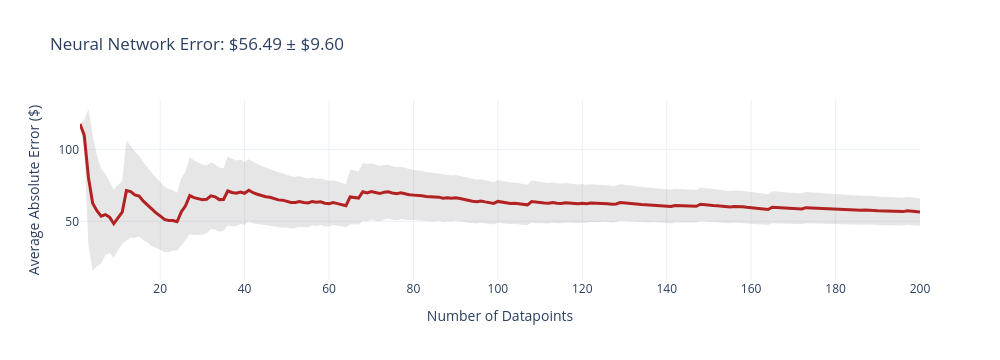
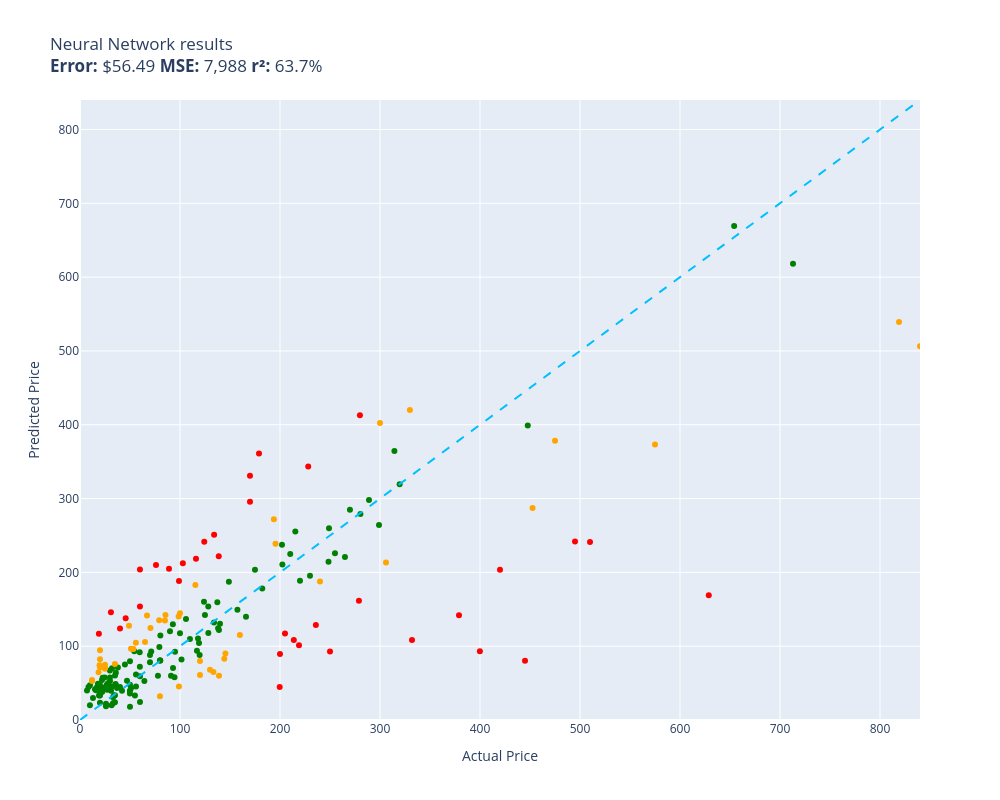

Source (notebook cell) for these figures, in order:
### Code cell
evaluate(neural_network, test)

### Figure 1 — Plotly figure (JSON) as saved in the notebook; plotly's stock layout.template omitted (floating-point values rounded to 4 significant figures; data arrays with more than 128 entries replaced by an {"elided": "..."} marker saying what was removed)
{"data": [{"fill": "toself", "fillcolor": "rgba(128,128,128,0.2)", "hoverinfo": "skip", "line": {"color": "rgba(255,255,255,0)"}, "name": "95% CI", "showlegend": false, "type": "scatter", "x": {"elided": "400 int values"}, "y": {"elided": "400 float values"}}, {"customdata": {"elided": "200x1 float values"}, "hovertemplate": "n=%{x}<br>Avg Error=$%{y:,.2f}<br>±95% CI=$%{customdata[0]:,.2f}<extra></extra>", "line": {"color": "firebrick", "width": 3}, "mode": "lines", "name": "Cumulative Avg Error", "type": "scatter", "x": {"elided": "200 int values"}, "y": {"elided": "200 float values"}}], "layout": {"height": 360, "showlegend": false, "title": {"text": "Neural Network Error: $56.49 ± $9.60"}, "width": 1000, "xaxis": {"title": {"text": "Number of Datapoints"}}, "yaxis": {"title": {"text": "Average Absolute Error ($)"}}}}

### Figure 2 — Plotly figure (JSON) as saved in the notebook; plotly's stock layout.template omitted (floating-point values rounded to 4 significant figures)
{"data": [{"customdata": [["Old Blood Noise Excess V2 Distortion Cho...\nGuess=$101.21 Actual=$219.00"], ["telpo Headlight Assembly Fit For 15 Camr...\nGuess=$218.41 Actual=$115.99"], ["Metabo HPT 36V MultiVolt™ Cordless Rotar...\nGuess=$141.88 Actual=$379.00"], ["Bam Trekking 3027SB Single Black Clarine...\nGuess=$108.47 Actual=$332.00"], ["Mini PC, Kinupute Desktop Computer E3-12...\nGuess=$241.75 Actual=$495.00"], ["Deco Mount Pro Tripod Microphone Stand w...\nGuess=$204.06 Actual=$59.95"], ["Travelpro Platinum Elite Slim Business L...\nGuess=$108.33 Actual=$213.83"], ["JRready ST6313 DT Deutsch Connector Kit,...\nGuess=$44.82 Actual=$199.68"], ["Diversitech WG840585 Motor, (Ddb) 1/3Hp,...\nGuess=$251.14 Actual=$134.12"], ["MC: Pindicator (Dual Intensity Amber)\nGuess=$123.95 Actual=$40.00"], ["Sumerain S1339CM Double Handle Widesprea...\nGuess=$128.76 Actual=$235.86"], ["Poison Spyder 10-08-020 Rocker Knocker\nGuess=$168.88 Actual=$628.76"], ["Lighted Triangle Mirror Cabinet Bathroom...\nGuess=$80.13 Actual=$445.00"], ["BESTILL Wall Mounted Shower Faucet Set, ...\nGuess=$209.92 Actual=$76.00"], ["Trail Gear Twin Stick Kit for Top Shift ...\nGuess=$412.74 Actual=$279.92"], ["Engine Thermostat, Replace 19301-PAA-306...\nGuess=$116.99 Actual=$18.89"], ["Dell Optiplex 390 Desktop Computer i3 3....\nGuess=$241.62 Actual=$124.27"], ["LEGO Marvel Avengers War Machine Buster ...\nGuess=$153.93 Actual=$59.95"], ["KOHLER K-1185540-CP Assembly-Slider\nGuess=$137.72 Actual=$45.67"], ["Pioneer 2AM401-BN Two Handle Kitchen Fau...\nGuess=$343.32 Actual=$228.22"], ["Canon Sure Shot 90u 35mm Date Camera\nGuess=$93.19 Actual=$399.89"], ["Wilkinson LOW GAUSS Vintage Tone Strat S...\nGuess=$146.13 Actual=$30.93"], ["Ibanez M510OVS Acoustic Mandolin in Vint...\nGuess=$295.56 Actual=$169.99"], ["GENUINE VOLVO THERMOSTAT (3.0, 3.2) S60 ...\nGuess=$212.25 Actual=$102.85"], ["CradlePoint Compact Broadband Router (CB...\nGuess=$204.86 Actual=$89.00"], ["Universal Power Group 12V 100Ah Sealed L...\nGuess=$89.42 Actual=$199.99"], ["Auertech Portable Washing Machine, 14lbs...\nGuess=$188.21 Actual=$98.99"], ["18 Inch White Undermount Kitchen Sink - ...\nGuess=$361.07 Actual=$179.00"], ["SP Air Corporation SP-8102BU 1/4-Inch He...\nGuess=$117.20 Actual=$204.99"], ["Music Hall pa15.3 MM/MC Phono Preamplifi...\nGuess=$92.74 Actual=$250.00"], ["Competition Clutch Disc and Pressure Pla...\nGuess=$241.20 Actual=$510.00"], ["VIPMOTOZ Sequential Turn Signal Premium ...\nGuess=$161.57 Actual=$278.94"], ["Pacific Drums PDCM1618TTRB 16 x 18 Inche...\nGuess=$203.61 Actual=$419.99"], ["Garmin 010-12402-10 GT15M-TM Transom-Mou...\nGuess=$221.97 Actual=$138.74"], ["Xiaomi Redmi 10 2022 NFC 4G LTE (128GB +...\nGuess=$330.80 Actual=$169.99"]], "hovertemplate": "%{customdata[0]}<extra></extra>", "legendgroup": "red", "marker": {"color": "red", "size": 6, "symbol": "circle"}, "mode": "markers", "name": "red", "orientation": "v", "showlegend": true, "type": "scatter", "x": [219.0, 116.0, 379.0, 332.0, 495.0, 59.95, 213.8, 199.7, 134.1, 40.0, 235.9, 628.8, 445.0, 76.0, 279.9, 18.89, 124.3, 59.95, 45.67, 228.2, 399.9, 30.93, 170.0, 102.8, 89.0, 200.0, 98.99, 179.0, 205.0, 250.0, 510.0, 278.9, 420.0, 138.7, 170.0], "xaxis": "x", "y": [101.2, 218.4, 141.9, 108.5, 241.7, 204.1, 108.3, 44.82, 251.1, 123.9, 128.8, 168.9, 80.13, 209.9, 412.7, 117.0, 241.6, 153.9, 137.7, 343.3, 93.19, 146.1, 295.6, 212.3, 204.9, 89.42, 188.2, 361.1, 117.2, 92.74, 241.2, 161.6, 203.6, 222.0, 330.8], "yaxis": "y"}, {"customdata": [["NewPower99 Battery Kit for Samsung Galax...\nGuess=$33.24 Actual=$54.95"], ["EXMAX NG-10X Fresnel Lens Focusing Adapt...\nGuess=$78.14 Actual=$69.98"], ["Stand for Raven Pro Document Scanner - P...\nGuess=$66.94 Actual=$29.85"], ["RBC12-UPC Replacement Battery Cartridge ...\nGuess=$195.41 Actual=$229.99"], ["ACDelco GM Original Equipment FW339 Fron...\nGuess=$255.36 Actual=$215.33"], ["8544771 Dryer Heating Element, 279816 Th...\nGuess=$47.72 Actual=$35.74"], ["Bam France 2002XL Contoured Hightech Bla...\nGuess=$617.98 Actual=$713.00"], ["Innovative Percussion CB-6 Chamois Bass ...\nGuess=$93.08 Actual=$54.32"], ["LOVE MEI Galaxy S10 Lite Case, Military ...\nGuess=$22.86 Actual=$32.98"], ["GJY Portable TV,10.6 inch Mini TV for AT...\nGuess=$98.82 Actual=$79.36"], ["LD Products Compatible Toner Cartridge R...\nGuess=$47.89 Actual=$49.98"], ["APS iBoard 6-inch Aluminum (Black Powder...\nGuess=$225.01 Actual=$210.23"], ["PEMP E65 E66 CDC Simulate Optical Fiber ...\nGuess=$104.34 Actual=$119.00"], ["Intermatic PX300 12V 300W Transformer wi...\nGuess=$132.09 Actual=$134.00"], ["CORSAIR Dominator Platinum RGB 32GB (2x1...\nGuess=$160.13 Actual=$124.00"], ["SKB iSeries 3i-13096-6KP Case for BlackM...\nGuess=$203.72 Actual=$174.99"], ["June Garden 12\" Sweet Dolly Charlotte - ...\nGuess=$47.27 Actual=$19.99"], ["KOMPUTERBAY 4GB 2X 2GB DDR2 1066MHz PC2-...\nGuess=$80.64 Actual=$80.34"], ["Evergreen HSHB2005 Cylinder Head Gasket ...\nGuess=$91.87 Actual=$59.69"], ["Southwire 120V/15A Right Angle User Atta...\nGuess=$71.19 Actual=$37.87"], ["15\" Locking Shower Head Extension Arm in...\nGuess=$80.66 Actual=$79.95"], ["Mylites+ Standard Comic Book Mylar Sleev...\nGuess=$60.25 Actual=$34.99"], ["Tidal Front + Rear Fender Flares 4PC Poc...\nGuess=$225.96 Actual=$254.99"], ["Dakota Alert MURS Alert Probe Sensor - M...\nGuess=$188.56 Actual=$219.99"], ["152MM Hole Saws M42 Bi-Metal High Speed ...\nGuess=$49.21 Actual=$17.99"], ["Baseball Backpacks Large 18 Inch Bookbag...\nGuess=$45.44 Actual=$31.77"], ["AUTOFREE LED Tail Lights Assembly Compat...\nGuess=$237.51 Actual=$201.99"], ["Adams Check Payment and Deposit Register...\nGuess=$48.87 Actual=$35.49"], ["Fjallraven, Kanken Laptop 15\" Backpack f...\nGuess=$87.99 Actual=$119.65"], ["Retevis RT68 Soft Earhook Walkie Talkie ...\nGuess=$39.99 Actual=$6.99"], ["Evan-Fischer Front Bumper Cover Compatib...\nGuess=$210.59 Actual=$202.38"], ["Webcem Solar Shed Light Outdoor Indoor, ...\nGuess=$59.83 Actual=$77.96"], ["Festool 492370 Platin 2 S1000 Grit 6-Inc...\nGuess=$59.99 Actual=$91.00"], ["Western Digital Enterprise RE4-GP 2TB SA...\nGuess=$109.90 Actual=$109.95"], ["DIMARZIO 204284 DP 163FBK Blues Bucker G...\nGuess=$120.34 Actual=$89.99"], ["PM Auto Front Right Quick Complete Strut...\nGuess=$142.29 Actual=$124.94"], ["Tablet PC Cover Compatible with Lenovo T...\nGuess=$20.09 Actual=$31.61"], ["Miyaya@ Funny Animal Masks Collection fo...\nGuess=$44.35 Actual=$16.99"], ["Ultra Duster Canned Air Net 10 Oz 6-Pack\nGuess=$39.50 Actual=$49.90"], ["Beck/Arnley 0421945 Air Filter\nGuess=$63.93 Actual=$35.87"], ["IQShield Screen Protector Compatible wit...\nGuess=$19.85 Actual=$9.95"], ["Liberty Imports 12 Pack: US Military Toy...\nGuess=$41.96 Actual=$16.98"], ["Ceramic Talavera Mexican Tile 4x4\", 9 Pi...\nGuess=$57.61 Actual=$29.95"], ["Intrepid International Dressage Letters-...\nGuess=$41.12 Actual=$26.99"], ["ANZO USA 111207 GMC SIERRA 99-06 / YUKON...\nGuess=$178.23 Actual=$182.28"], ["KUNN Small Electrician Tool Pouch Utilit...\nGuess=$38.57 Actual=$21.99"], ["Trim Kit for 2-handle Shower & Tub Valve...\nGuess=$92.62 Actual=$94.99"], ["iPhone 12/12 Pro Nicaragua Guardabarranc...\nGuess=$23.26 Actual=$19.97"], ["Replacement Remote Control for PANASONIC...\nGuess=$24.12 Actual=$34.95"], ["KS K-STORM Replacement Silicone Mushroom...\nGuess=$44.82 Actual=$8.50"], ["LSSAGOON Backpack for Women Teen Kids Gi...\nGuess=$33.11 Actual=$33.99"], ["Grey Pneumatic 1311SD Impact Socket Set\nGuess=$149.48 Actual=$157.43"], ["Aeromotive 13304 Regulator, X1 Adjustabl...\nGuess=$284.87 Actual=$269.95"], ["4LT LUMINETTE Vanity Opal GLS BSN\nGuess=$117.41 Actual=$99.99"], ["4pc Wheel Spacers Adapters 4\" (2inch Per...\nGuess=$93.89 Actual=$116.95"], ["GE RPWF SmartWater Comparable Refrigerat...\nGuess=$43.38 Actual=$36.99"], ["MGP Caliper Covers 39011SACURD Red Powde...\nGuess=$259.72 Actual=$249.00"], ["LSI Broadcom SAS 9300-8i 8-port 12Gb/s S...\nGuess=$110.36 Actual=$118.00"], ["NewFantasia Replacement Audio Cable with...\nGuess=$39.49 Actual=$31.00"], ["Mikrotik RB3011UIAS-RM RouterBOARD 10xGi...\nGuess=$264.19 Actual=$299.00"], ["MONOCARBON Forged Carbon Fiber Case for ...\nGuess=$24.33 Actual=$59.99"], ["AC Compressor & A/C Kit For BMW 335i 335...\nGuess=$364.33 Actual=$314.41"], ["DuraGo 29515020 Front Hub Assembly\nGuess=$117.73 Actual=$128.34"], ["Berta (6 Pieces) 1-1/4 inch Overlay, 90 ...\nGuess=$57.48 Actual=$24.66"], ["Linkloos Solar Street Lights Outdoor Wat...\nGuess=$61.73 Actual=$55.99"], ["USB Charger, CIVIE High Speed 60W Multip...\nGuess=$40.47 Actual=$15.99"], ["Cardone 84-58642 New HEI Electronic Dist...\nGuess=$139.96 Actual=$165.99"], ["Hp Pavilion P7-1257c Motherboard Aahd3-h...\nGuess=$72.18 Actual=$59.86"], ["Kastar Battery Pack Replacement for Sony...\nGuess=$33.11 Actual=$19.99"], ["New Replacement seat cover fits Yamaha M...\nGuess=$122.10 Actual=$138.95"], ["Amana Tool - SC587 Carbide Tipped 3-Wing...\nGuess=$92.92 Actual=$71.23"], ["Evan Fischer Radiator Cooling Fan Assemb...\nGuess=$159.65 Actual=$137.34"], ["AZX Stylus Pencil for Apple iPad Pro 202...\nGuess=$52.87 Actual=$29.99"], ["Raspberry Pi 3 Model B+ Aluminum Case Me...\nGuess=$41.60 Actual=$14.99"], ["Skullcandy Hesh Evo Bluetooth Headphones...\nGuess=$88.10 Actual=$69.99"], ["ROHL WSGUM3018WH Wire Sink Grids, White\nGuess=$153.92 Actual=$128.28"], ["ASUS VY279HE-W 27” 1080P Monitor - White...\nGuess=$124.34 Actual=$138.10"], ["LCD Screen for Dell Inspiron 17R 17.3\" H...\nGuess=$52.79 Actual=$64.37"], ["Diversitech UC2436-3 Ultralite Condenser...\nGuess=$114.44 Actual=$80.39"], ["CTLAMP XL-2100 Professional Quality XL-2...\nGuess=$70.01 Actual=$32.00"], ["200 ' feet True 14 Gauge AWG CCA Speaker...\nGuess=$75.33 Actual=$44.95"], ["APS iBoard (304 Stainless Steel Polished...\nGuess=$220.99 Actual=$264.95"], ["200 Couples Conversation Cards - Enjoy B...\nGuess=$30.95 Actual=$32.97"], ["The Puppet Company - Carpet-Unicorn, Whi...\nGuess=$33.19 Actual=$19.00"], ["KUNFINE Android Radio CarPlay & Android ...\nGuess=$136.80 Actual=$106.00"], ["KYX Racing Hardened Steel Center Drive S...\nGuess=$53.28 Actual=$46.99"], ["StonKraft Brass Chess Board Game Set wit...\nGuess=$130.36 Actual=$140.00"], ["Baumgartens Sicurix Blank PVC ID Cards (...\nGuess=$39.84 Actual=$19.11"], ["OEM Samsung Remote Control Shipped with ...\nGuess=$45.27 Actual=$56.00"], ["Venom Power Terra Hunter R/T+ R/T All-Te...\nGuess=$319.56 Actual=$319.65"], ["Custom Engagement Logo Desk Embosser Sea...\nGuess=$35.80 Actual=$49.95"], ["Audio Techinca ATW-T1002 System 10 Handh...\nGuess=$297.92 Actual=$289.00"], ["520 Pieces Christmas Envelope Seal Stick...\nGuess=$18.67 Actual=$25.99"], ["LD Compatible Ink Cartridge Replacement ...\nGuess=$39.47 Actual=$41.99"], ["BestPricedDecals Wine A BIT, You'll Feel...\nGuess=$29.88 Actual=$12.98"], ["VATOS 4 Packs Bubble Machine Gun for Kid...\nGuess=$43.17 Actual=$22.88"], ["Steering Wheel, Carbon Fiber Automotive ...\nGuess=$398.84 Actual=$447.74"], ["BXYJY for Samsung Galaxy Z Fold 3 Case w...\nGuess=$17.89 Actual=$49.99"], ["VONADO Space Wars Colonial Viper MK1 Bui...\nGuess=$44.65 Actual=$39.99"], ["Replacement Remote Control fit for Sony ...\nGuess=$46.98 Actual=$9.99"], ["sabermaster TCG Playmat yugioh playmat T...\nGuess=$37.85 Actual=$21.99"], ["Star Wars Die-Cast Metal TITANIUM Series...\nGuess=$57.34 Actual=$22.70"], ["DuraGo BR5330 Front Vented Disc Brake Ro...\nGuess=$81.92 Actual=$101.51"], ["Vinyl Soft Top Roll-up Adjustable Truck ...\nGuess=$187.46 Actual=$148.88"], ["Glovion Music Stand Light, Clip On Piano...\nGuess=$49.81 Actual=$27.99"], ["Samsung DA97-07603B Freezer Ice Maker As...\nGuess=$70.32 Actual=$93.02"], ["Intex River Run Connect Lounge (Four)\nGuess=$57.99 Actual=$94.49"], ["Blanco 230966 Valea Stainless Steel Sink...\nGuess=$129.66 Actual=$92.88"], ["Empava 24\" Single Wall Ovens 10 Cooking ...\nGuess=$669.43 Actual=$654.14"], ["Think Gizmos Build Your Own Robot Toys f...\nGuess=$44.00 Actual=$24.95"], ["PowerSport Front Rear Brakes and Rotors ...\nGuess=$214.35 Actual=$248.51"], ["Viola Bow 4/4 Full Size Carbon Fiber (Bl...\nGuess=$79.66 Actual=$49.99"], ["VTech Strum and Jam Kidi Musical Guitar ...\nGuess=$54.17 Actual=$21.99"], ["Fender Hendrix Voodoo Child Coiled Instr...\nGuess=$59.17 Actual=$59.99"], ["W11130208 W10695459 Refrigerator LED Mod...\nGuess=$47.49 Actual=$26.59"], ["STICKGOO Peel and Stick Backsplash for K...\nGuess=$33.65 Actual=$34.99"], ["MonMount Triple Monitor Stand Freestandi...\nGuess=$80.50 Actual=$79.99"], ["For Volvo C70 S70 V70 V40 S40 AC Compres...\nGuess=$278.94 Actual=$280.41"], ["Refresh NSF-53 Premium Replacement Refri...\nGuess=$43.09 Actual=$50.99"], ["NICKSTON Red Sparkling Glitter Slim Band...\nGuess=$22.18 Actual=$25.99"]], "hovertemplate": "%{customdata[0]}<extra></extra>", "legendgroup": "green", "marker": {"color": "green", "size": 6, "symbol": "circle"}, "mode": "markers", "name": "green", "orientation": "v", "showlegend": true, "type": "scatter", "x": [54.95, 69.98, 29.85, 230.0, 215.3, 35.74, 713.0, 54.32, 32.98, 79.36, 49.98, 210.2, 119.0, 134.0, 124.0, 175.0, 19.99, 80.34, 59.69, 37.87, 79.95, 34.99, 255.0, 220.0, 17.99, 31.77, 202.0, 35.49, 119.7, 6.99, 202.4, 77.96, 91.0, 110.0, 89.99, 124.9, 31.61, 16.99, 49.9, 35.87, 9.95, 16.98, 29.95, 26.99, 182.3, 21.99, 94.99, 19.97, 34.95, 8.5, 33.99, 157.4, 269.9, 99.99, 117.0, 36.99, 249.0, 118.0, 31.0, 299.0, 59.99, 314.4, 128.3, 24.66, 55.99, 15.99, 166.0, 59.86, 19.99, 138.9, 71.23, 137.3, 29.99, 14.99, 69.99, 128.3, 138.1, 64.37, 80.39, 32.0, 44.95, 264.9, 32.97, 19.0, 106.0, 46.99, 140.0, 19.11, 56.0, 319.6, 49.95, 289.0, 25.99, 41.99, 12.98, 22.88, 447.7, 49.99, 39.99, 9.99, 21.99, 22.7, 101.5, 148.9, 27.99, 93.02, 94.49, 92.88, 654.1, 24.95, 248.5, 49.99, 21.99, 59.99, 26.59, 34.99, 79.99, 280.4, 50.99, 25.99], "xaxis": "x", "y": [33.24, 78.14, 66.94, 195.4, 255.4, 47.72, 618.0, 93.08, 22.86, 98.82, 47.89, 225.0, 104.3, 132.1, 160.1, 203.7, 47.27, 80.64, 91.87, 71.19, 80.66, 60.25, 226.0, 188.6, 49.21, 45.44, 237.5, 48.87, 87.99, 39.99, 210.6, 59.83, 59.99, 109.9, 120.3, 142.3, 20.09, 44.35, 39.5, 63.93, 19.85, 41.96, 57.61, 41.12, 178.2, 38.57, 92.62, 23.26, 24.12, 44.82, 33.11, 149.5, 284.9, 117.4, 93.89, 43.38, 259.7, 110.4, 39.49, 264.2, 24.33, 364.3, 117.7, 57.48, 61.73, 40.47, 140.0, 72.18, 33.11, 122.1, 92.92, 159.7, 52.87, 41.6, 88.1, 153.9, 124.3, 52.79, 114.4, 70.01, 75.33, 221.0, 30.95, 33.19, 136.8, 53.28, 130.4, 39.84, 45.27, 319.6, 35.8, 297.9, 18.67, 39.47, 29.88, 43.17, 398.8, 17.89, 44.65, 46.98, 37.85, 57.34, 81.92, 187.5, 49.81, 70.32, 57.99, 129.7, 669.4, 44.0, 214.4, 79.66, 54.17, 59.17, 47.49, 33.65, 80.5, 278.9, 43.09, 22.18], "yaxis": "y"}, {"customdata": [["SuppliesOutlet Compatible Toner Cartridg...\nGuess=$83.10 Actual=$144.29"], ["Pump Head TBVECHI 175PSI 4KW 5.5HP 21CFM...\nGuess=$419.94 Actual=$329.90"], ["46mm Digital Pro High-Resolution Close-U...\nGuess=$82.31 Actual=$19.99"], ["Panasonic KX-TG6511B DECT 6.0 PLUS Expan...\nGuess=$135.30 Actual=$79.20"], ["HK SYSTEMS 13\" Heavy Duty Black \"Push\" O...\nGuess=$134.88 Actual=$84.95"], ["DEWALT 20V MAX* XR Impact Driver with Bl...\nGuess=$287.35 Actual=$452.53"], ["Aolemi Oil Rubbed Bronze Single Function...\nGuess=$140.17 Actual=$98.65"], ["Clementoni 39132.5 Jigsaw Puzzle 1,000 P...\nGuess=$32.16 Actual=$79.95"], ["10GBase-LR SFP+ Transceiver, Handar 10GB...\nGuess=$94.66 Actual=$19.99"], ["GanFindX Portable Car Hand Controls for ...\nGuess=$115.33 Actual=$159.90"], ["Scranton & Co 3 Drawer Mobile File Cabin...\nGuess=$182.88 Actual=$115.35"], ["Canon EOS Rebel T7 Digital SLR Camera wi...\nGuess=$539.36 Actual=$819.00"], ["Task T24287 Roman Ogee Router Bit with 1...\nGuess=$104.68 Actual=$55.88"], ["DALDED LED Light Kit for Lego Sonic Gree...\nGuess=$74.94 Actual=$24.99"], ["Wenger City Upgrade Laptop Backpack with...\nGuess=$89.97 Actual=$145.42"], ["3D Tree Hole Branches 075 Stair Risers D...\nGuess=$68.10 Actual=$129.99"], ["KOHLER 18865-CP Filtered Water Faucet, P...\nGuess=$378.49 Actual=$475.00"], ["Projector, CRAZVIEW Projector with WiFi ...\nGuess=$96.04 Actual=$53.40"], ["Laisomeke Waterproof Junction Box, Unive...\nGuess=$54.11 Actual=$11.99"], ["VLAND LED Smoked Taillights Compatible F...\nGuess=$187.56 Actual=$239.99"], ["Neporal Full Spectrum Light Bulb, 6000K ...\nGuess=$64.60 Actual=$18.59"], ["Pidoko Kids Train Table, Grey with 90 Pc...\nGuess=$61.04 Actual=$119.97"], ["Satco S9596, 4 Count (Pack of 1), 4.18\nGuess=$52.83 Actual=$12.00"], ["Marvel Legends Series X-Men 6-Inch Archa...\nGuess=$45.32 Actual=$98.95"], ["Kingston Brass KS269SN Kingston Clawfoot...\nGuess=$213.25 Actual=$305.99"], ["EMART Photography C Stand with Boom Arm,...\nGuess=$79.77 Actual=$119.99"], ["Walker Exhaust Ultra EPA 16478 Direct Fi...\nGuess=$373.28 Actual=$574.99"], ["Urth 62mm UV, Circular Polarizing (CPL),...\nGuess=$59.93 Actual=$139.00"], ["Royal Designs, Inc. Decorative Abundant ...\nGuess=$70.68 Actual=$24.95"], ["MXR Carbon Copy Deluxe Analog Delay Guit...\nGuess=$238.79 Actual=$195.50"], ["Chalkboard Name Badges with Magnetic Bac...\nGuess=$71.38 Actual=$19.95"], ["Pyle Wireless Rear View Backup Camera - ...\nGuess=$124.80 Actual=$70.45"], ["ECCPP Power Steering Pump for 2009-2010 ...\nGuess=$142.37 Actual=$85.48"], ["UPR Mach 1 Chin Spoiler Fits 94-98 Musta...\nGuess=$105.68 Actual=$64.99"], ["Lorell Bell Chair Glide, 2.5\", Black\nGuess=$74.24 Actual=$19.50"], ["4 Inches Rolled Muffler Tip Catback Exha...\nGuess=$271.84 Actual=$193.88"], ["A-Premium Front Suspension Steering Knuc...\nGuess=$127.54 Actual=$48.99"], ["Dell XPS 13 9343-2727SLV 13.3\" Full HD S...\nGuess=$506.43 Actual=$839.99"], ["Disney Princess Sparkling Princess Sleep...\nGuess=$69.48 Actual=$24.95"], ["HP Laserjet 2100 Laser Printer W/Test Pr...\nGuess=$402.35 Actual=$299.98"], ["Targus CityGear Durable Backpack, Black,...\nGuess=$64.89 Actual=$133.43"], ["KZ ZS10 Pro in Ear Monitor Headphone KZ ...\nGuess=$141.73 Actual=$66.99"], ["Jada Toys Ryan's World Combo Panda Airli...\nGuess=$76.03 Actual=$34.94"], ["Pyle 2x120 Watt Home Audio Speaker Power...\nGuess=$96.41 Actual=$50.92"], ["Fitness Center Gym Room Weight Train Dua...\nGuess=$144.72 Actual=$99.99"]], "hovertemplate": "%{customdata[0]}<extra></extra>", "legendgroup": "orange", "marker": {"color": "orange", "size": 6, "symbol": "circle"}, "mode": "markers", "name": "orange", "orientation": "v", "showlegend": true, "type": "scatter", "x": [144.3, 329.9, 19.99, 79.2, 84.95, 452.5, 98.65, 79.95, 19.99, 159.9, 115.3, 819.0, 55.88, 24.99, 145.4, 130.0, 475.0, 53.4, 11.99, 240.0, 18.59, 120.0, 12.0, 98.95, 306.0, 120.0, 575.0, 139.0, 24.95, 195.5, 19.95, 70.45, 85.48, 64.99, 19.5, 193.9, 48.99, 840.0, 24.95, 300.0, 133.4, 66.99, 34.94, 50.92, 99.99], "xaxis": "x", "y": [83.1, 419.9, 82.31, 135.3, 134.9, 287.3, 140.2, 32.16, 94.66, 115.3, 182.9, 539.4, 104.7, 74.94, 89.97, 68.1, 378.5, 96.04, 54.11, 187.6, 64.6, 61.04, 52.83, 45.32, 213.2, 79.77, 373.3, 59.93, 70.68, 238.8, 71.38, 124.8, 142.4, 105.7, 74.24, 271.8, 127.5, 506.4, 69.48, 402.4, 64.89, 141.7, 76.03, 96.41, 144.7], "yaxis": "y"}, {"hoverinfo": "skip", "line": {"color": "deepskyblue", "dash": "dash", "width": 2}, "mode": "lines", "name": "y = x", "showlegend": false, "type": "scatter", "x": [0, 840.0], "y": [0, 840.0]}], "layout": {"height": 800, "legend": {"title": {"text": "color"}, "tracegroupgap": 0}, "showlegend": false, "title": {"text": "Neural Network results<br><b>Error:</b> $56.49 <b>MSE:</b> 7,988 <b>r²:</b> 63.7%"}, "width": 1000, "xaxis": {"anchor": "y", "domain": [0, 1], "range": [0, 840.0], "title": {"text": "Actual Price"}}, "yaxis": {"anchor": "x", "domain": [0, 1], "range": [0, 840.0], "title": {"text": "Predicted Price"}}}}
